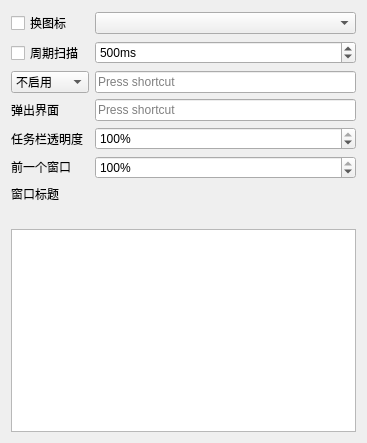
<?xml version="1.0" encoding="UTF-8"?>
<ui version="4.0">
 <class>TransMasterClass</class>
 <widget class="QMainWindow" name="TransMasterClass">
  <property name="geometry">
   <rect>
    <x>0</x>
    <y>0</y>
    <width>367</width>
    <height>443</height>
   </rect>
  </property>
  <property name="windowTitle">
   <string>TransMaster</string>
  </property>
  <widget class="QWidget" name="centralWidget">
   <layout class="QGridLayout" name="gridLayout">
    <item row="0" column="1">
     <widget class="QComboBox" name="comboBox_icon"/>
    </item>
    <item row="4" column="1">
     <widget class="QSpinBox" name="spinBox_taskbar">
      <property name="keyboardTracking">
       <bool>false</bool>
      </property>
      <property name="suffix">
       <string>%</string>
      </property>
      <property name="maximum">
       <number>100</number>
      </property>
      <property name="singleStep">
       <number>10</number>
      </property>
      <property name="value">
       <number>100</number>
      </property>
     </widget>
    </item>
    <item row="3" column="1">
     <widget class="QKeySequenceEdit" name="keySequenceEdit_window">
      <property name="maximumSequenceLength">
       <longLong>1</longLong>
      </property>
     </widget>
    </item>
    <item row="2" column="1">
     <widget class="QKeySequenceEdit" name="keySequenceEdit_mode">
      <property name="maximumSequenceLength">
       <longLong>1</longLong>
      </property>
     </widget>
    </item>
    <item row="1" column="0">
     <widget class="QCheckBox" name="checkBox_scan">
      <property name="text">
       <string>周期扫描</string>
      </property>
      <property name="checked">
       <bool>false</bool>
      </property>
     </widget>
    </item>
    <item row="1" column="1">
     <widget class="QSpinBox" name="spinBox_scan">
      <property name="suffix">
       <string>ms</string>
      </property>
      <property name="minimum">
       <number>200</number>
      </property>
      <property name="maximum">
       <number>1000</number>
      </property>
      <property name="singleStep">
       <number>100</number>
      </property>
      <property name="value">
       <number>500</number>
      </property>
     </widget>
    </item>
    <item row="7" column="0" colspan="2">
     <widget class="QLabel" name="label_path">
      <property name="text">
       <string/>
      </property>
      <property name="wordWrap">
       <bool>true</bool>
      </property>
      <property name="textInteractionFlags">
       <set>Qt::TextInteractionFlag::LinksAccessibleByKeyboard|Qt::TextInteractionFlag::LinksAccessibleByMouse|Qt::TextInteractionFlag::TextBrowserInteraction|Qt::TextInteractionFlag::TextSelectableByKeyboard|Qt::TextInteractionFlag::TextSelectableByMouse</set>
      </property>
     </widget>
    </item>
    <item row="4" column="0">
     <widget class="QLabel" name="label_taskbar">
      <property name="text">
       <string>任务栏透明度</string>
      </property>
     </widget>
    </item>
    <item row="3" column="0">
     <widget class="QLabel" name="label_window">
      <property name="text">
       <string>弹出界面</string>
      </property>
     </widget>
    </item>
    <item row="5" column="0">
     <widget class="QLabel" name="label_last">
      <property name="text">
       <string>前一个窗口</string>
      </property>
      <property name="textInteractionFlags">
       <set>Qt::TextInteractionFlag::LinksAccessibleByKeyboard|Qt::TextInteractionFlag::LinksAccessibleByMouse|Qt::TextInteractionFlag::TextBrowserInteraction|Qt::TextInteractionFlag::TextSelectableByKeyboard|Qt::TextInteractionFlag::TextSelectableByMouse</set>
      </property>
     </widget>
    </item>
    <item row="0" column="0">
     <widget class="QCheckBox" name="checkBox">
      <property name="text">
       <string>换图标</string>
      </property>
     </widget>
    </item>
    <item row="6" column="0" colspan="2">
     <widget class="QLabel" name="label_title">
      <property name="text">
       <string>窗口标题</string>
      </property>
      <property name="wordWrap">
       <bool>true</bool>
      </property>
      <property name="textInteractionFlags">
       <set>Qt::TextInteractionFlag::LinksAccessibleByKeyboard|Qt::TextInteractionFlag::LinksAccessibleByMouse|Qt::TextInteractionFlag::TextBrowserInteraction|Qt::TextInteractionFlag::TextSelectableByKeyboard|Qt::TextInteractionFlag::TextSelectableByMouse</set>
      </property>
     </widget>
    </item>
    <item row="5" column="1">
     <widget class="QSpinBox" name="spinBox_current">
      <property name="keyboardTracking">
       <bool>false</bool>
      </property>
      <property name="suffix">
       <string>%</string>
      </property>
      <property name="maximum">
       <number>100</number>
      </property>
      <property name="singleStep">
       <number>10</number>
      </property>
      <property name="value">
       <number>100</number>
      </property>
     </widget>
    </item>
    <item row="2" column="0">
     <widget class="QComboBox" name="comboBox_mode">
      <item>
       <property name="text">
        <string>不启用</string>
       </property>
      </item>
      <item>
       <property name="text">
        <string>单层覆盖</string>
       </property>
      </item>
      <item>
       <property name="text">
        <string>单层透明</string>
       </property>
      </item>
     </widget>
    </item>
    <item row="8" column="0" colspan="2">
     <widget class="QListWidget" name="listWidget"/>
    </item>
   </layout>
  </widget>
 </widget>
 <layoutdefault spacing="6" margin="11"/>
 <tabstops>
  <tabstop>spinBox_current</tabstop>
  <tabstop>spinBox_taskbar</tabstop>
  <tabstop>comboBox_mode</tabstop>
  <tabstop>keySequenceEdit_mode</tabstop>
  <tabstop>keySequenceEdit_window</tabstop>
 </tabstops>
 <resources/>
 <connections/>
</ui>
